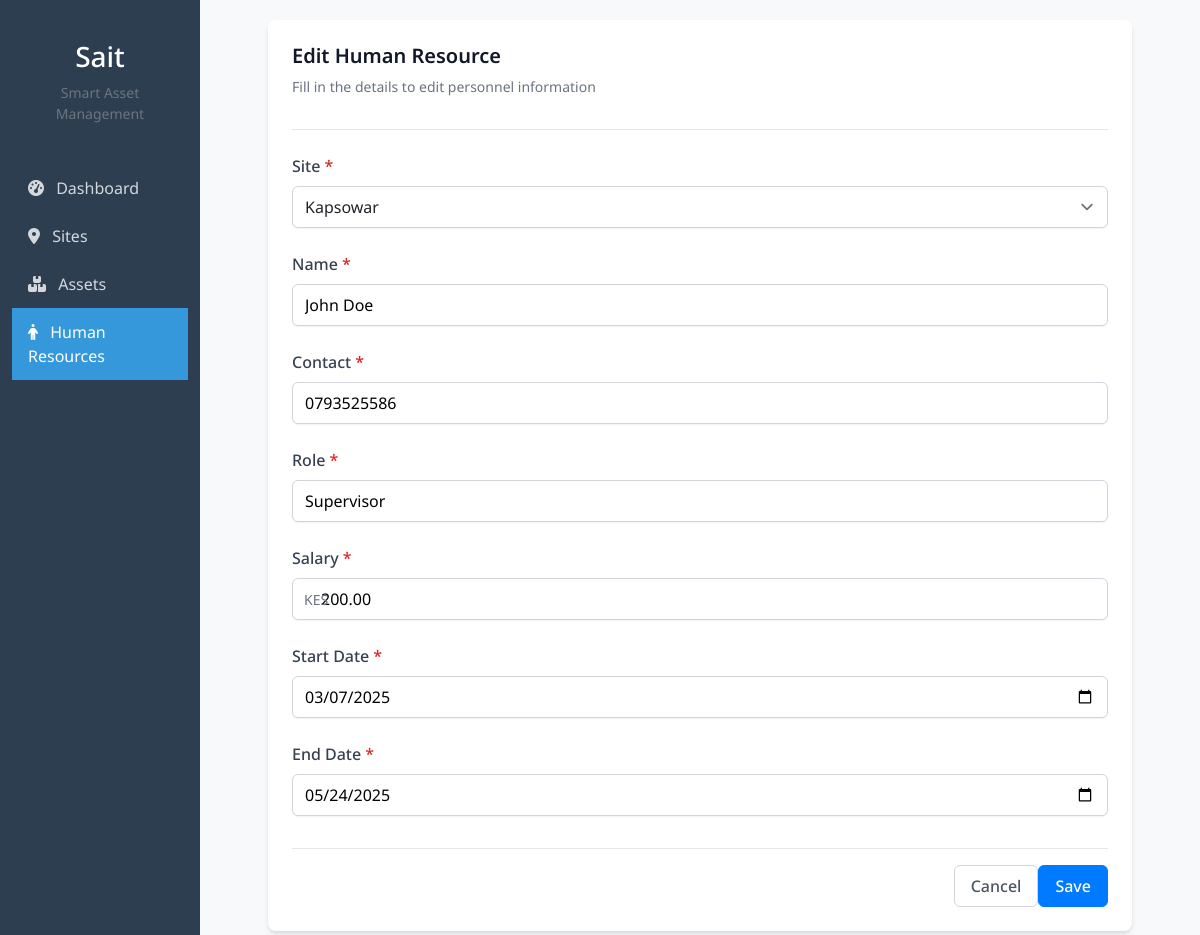
The app's page /human-resources/3/edit/ with its own data.
### foreman/models.py (models this page shows, shortened)
class Human_resource(models.Model):
    site = models.ForeignKey(Site, on_delete=models.CASCADE, related_name='human_resources')
    name = models.CharField(max_length=100)
    role = models.CharField(max_length=100)
    start_date = models.DateField()
    end_date = models.DateField()
    salary = models.DecimalField(max_digits=10, decimal_places=2)
    phone_number = models.CharField(max_length=15, blank=True, null=True)
    owner = models.ForeignKey(User, on_delete=models.CASCADE, related_name='human_resources',null=True, blank=True)

### foreman/views.py (the view)
# urls.py: path('human-resources/<int:pk>/edit/', views.edit_human_resource, name='edit_human_resource'),
def edit_human_resource(request, pk):
    human_resource = get_object_or_404(Human_resource, pk=pk)
    if request.method == 'POST':
        form = HumanResourceForm(request.POST, instance=human_resource)
        if form.is_valid():
            human_resource= form.save(commit=False)
            human_resource.owner = request.user
            human_resource.user = request.user
            human_resource.save()
            return redirect('human_resource_list')
    else:
        form = HumanResourceForm(instance=human_resource)
    return render(request, 'human_resource_form.html', {'form': form, 'action': 'Edit'})

### foreman/models.py (called while the page is built)
    def __str__(self):
        return self.name

### foreman/templates/human_resource_form.html (shortened to what this page needs)
{% extends '_base.html' %}
{% block content %}
<div class="container mx-auto px-4 py-8">
    <div class="max-w-3xl mx-auto">
        <div class="form-card">
            <div class="form-header">
                <h2 class="form-title">{{ action }} Human Resource</h2>
                <p class="form-subtitle">Fill in the details to {{ action|lower }} personnel information</p>
            </div>
            <form method="post">
                <div class="grid grid-cols-1 md:grid-cols-2 gap-6">
                    <div class="form-group">
                        <label for="{{ form.site.id_for_label }}" class="form-label required-field">Site</label>
                        {{ form.site }}
                    </div>
                    <div class="form-group">
                        <label for="{{ form.name.id_for_label }}" class="form-label required-field">Name</label>
                        {{ form.name }}
                    </div>
                     <div class="form-group">
                        <label for="{{ form.name.id_for_label }}" class="form-label required-field">Contact</label>
                        {{ form.phone_number }}
                    </div>
                    <div class="form-group">
                        <label for="{{ form.role.id_for_label }}" class="form-label required-field">Role</label>
                        {{ form.role }}
                    </div>
                    <div class="form-group">
                        <label for="{{ form.salary.id_for_label }}" class="form-label required-field">Salary</label>
                        <div class="relative">
                            <div class="absolute inset-y-0 left-0 pl-3 flex items-center pointer-events-none">
                                <span class="text-gray-500 sm:text-sm">KES</span>
                            </div>
                            {{ form.salary }}
                        </div>
                    </div>
                    <div class="form-group">
                        <label for="{{ form.start_date.id_for_label }}" class="form-label required-field">Start Date</label>
                        {{ form.start_date }}
                    </div>
                    <div class="form-group">
                        <label for="{{ form.end_date.id_for_label }}" class="form-label required-field">End Date</label>
                        {{ form.end_date }}
                    </div>
                </div>
                <div class="form-footer">
                    <a href="{% url 'human_resource_list' %}" class="btn btn-secondary mr-3">Cancel</a>
                    <button type="submit" class="btn btn-primary">Save</button>
                </div>
            </form>
        </div>
    </div>
</div>
{% endblock %}

### foreman/static/style.css (style rules this page uses)
:root { --primary-color: #2c3e50; --secondary-color: #3498db; --accent-color: #e74c3c; }
body { font-family: "Noto Sans", sans-serif; background-color: #f8f9fa; }
.btn-primary { background-color: var(--secondary-color); border-color: var(--secondary-color); }
.form-input { width: 100%; padding: 0.5rem 0.75rem; border: 1px solid #d1d5db; border-radius: 0.375rem; box-shadow: 0 1px 2px 0 rgba(0, 0, 0, 0.05); transition: border-color 0.15s ease-in-out, box-shadow 0.15s ease-in-out; }
.form-select { width: 100%; padding: 0.5rem 0.75rem; border: 1px solid #d1d5db; border-radius: 0.375rem; background-color: #fff; background-position: right 0.5rem center; background-repeat: no-repeat; background-size: 1.5em 1.5em; appearance: none; box-shadow: 0 1px 2px 0 rgba(0, 0, 0, 0.05); }
.form-label { display: block; margin-bottom: 0.5rem; font-weight: 500; color: #374151; }
.btn { display: inline-flex; align-items: center; justify-content: center; padding: 0.5rem 1rem; font-weight: 500; border-radius: 0.375rem; transition: all 0.2s ease-in-out; cursor: pointer; }
.btn-primary { background-color: #3b82f6; color: #ffffff; border: 1px solid transparent; }
.btn-secondary { background-color: #ffffff; color: #4b5563; border: 1px solid #d1d5db; }
.form-group { margin-bottom: 1.5rem; }
.form-card { background-color: #ffffff; border-radius: 0.5rem; box-shadow: 0 4px 6px -1px rgba(0, 0, 0, 0.1), 0 2px 4px -1px rgba(0, 0, 0, 0.06); padding: 1.5rem; margin-bottom: 2rem; }
.form-header { margin-bottom: 1.5rem; padding-bottom: 1rem; border-bottom: 1px solid #e5e7eb; }
.form-title { font-size: 1.25rem; font-weight: 600; color: #111827; }
.form-subtitle { font-size: 0.875rem; color: #6b7280; margin-top: 0.25rem; }
.form-footer { display: flex; justify-content: flex-end; margin-top: 2rem; padding-top: 1rem; border-top: 1px solid #e5e7eb; }
.required-field::after { content: "*"; color: #dc2626; margin-left: 0.25rem; }
.pl-7 { padding-left: 1.75rem; }
.relative { position: relative; }
.absolute { position: absolute; }
.inset-y-0 { top: 0; bottom: 0; }
.left-0 { left: 0; }
.pl-3 { padding-left: 0.75rem; }
.flex { display: flex; }
.items-center { align-items: center; }
.pointer-events-none { pointer-events: none; }
.text-gray-500 { color: #6b7280; }
.sm\:text-sm { font-size: 0.875rem; }
.btn-primary { background-color: #007bff; border-color: #007bff; }

### records on screen
Human_resource: site "Kapsowar", name "John Doe", phone_number "0793525586", role "Supervisor", salary "200.00", start_date "03/07/2025", end_date "05/24/2025"

### other values on screen
{{ action }} "Edit"
{{ action|lower }} "edit"
